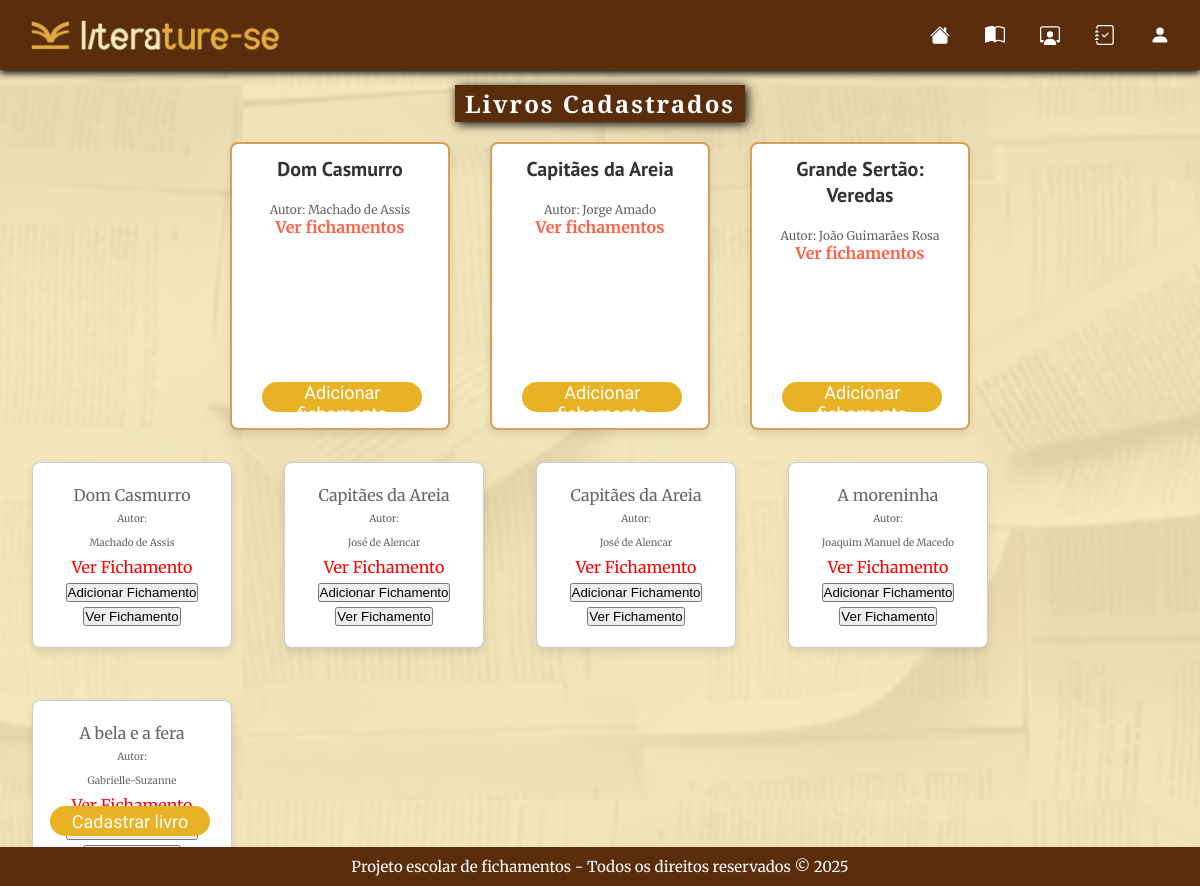
The app's page /PTT/PROJETO/livros_atualizado.php with its own data.
### tables this page shows
CREATE TABLE `livro` (
  `id` int NOT NULL AUTO_INCREMENT,
  `livro` varchar(200) NOT NULL,
  `autor` varchar(45) NOT NULL,
  PRIMARY KEY (`id`)
);

### PTT/PROJETO/livros_atualizado.php (the view, shortened to what this page needs)
<?php
include_once('config.php');
$sql = "SELECT * FROM livro";
$result = $conexao->query($sql);
?>
<!DOCTYPE html>
<html lang="pt-BR">
<head>
  <link rel="stylesheet" href="CSS/style.css" />
  <link rel="stylesheet" href="CSS/livros.css" />
</head>
<body>
  <header>
    <div class="logo">
      <img src="IMG/logo-litera-Photoroom.png" alt="" width="250px" height="30px">
    </div>
  </header>
  <nav class="menu-desktop">
    <ul>
      <li>
        <a href="index.html"></a>
      </li>
      <li>
        <a href="livros.html"></a>
      </li>
      <li>
        <a href="turmas.html"></a>
      </li>
      <li>
        <a href="desafios.html"></a>
      </li>
      <li>
        <a href="login.html"><svg xmlns="http://www.w3.org/2000/svg" width="20" height="20" fill="currentColor"
            class="bi bi-person-fill" viewBox="0 0 16 16">
            <path d="M3 14s-1 0-1-1 1-4 6-4 6 3 6 4-1 1-1 1zm5-6a3 3 0 1 0 0-6 3 3 0 0 0 0 6" />
          </svg></a>
      </li>
    </ul>
  </nav>
  <div class="corp-title">
    <h2 class="title">Livros Cadastrados</h2>
  </div>
  <div class="sectionclass">
    <section class="livros-lista">
      <div class="livro-item">
        <h3>Dom Casmurro</h3>
        <p class="nome-autor">Autor: Machado de Assis</p>
        <a class="ver-fichamentos" href="fichamentos-livro.html">Ver fichamentos</a>
        <a href="adicionar-fichamento.html">
          <div class="btnZ">
            <button class="button" type="submit">Adicionar fichamento</button>
          </div>
        </a>
      </div>
      <div class="livro-item">
        <h3>Capitães da Areia</h3>
        <p class="nome-autor">Autor: Jorge Amado</p>
        <a class="ver-fichamentos" href="fichamentos-livro.html">Ver fichamentos</a>
        <a href="adicionar-fichamento.html">
          <div class="btnZ">
            <button class="button" type="submit">Adicionar fichamento</button>
          </div>
        </a>
      </div>
      <div class="livro-item">
        <h3>Grande Sertão: Veredas</h3>
        <p class="nome-autor">Autor: João Guimarães Rosa</p>
        <a class="ver-fichamentos" href="fichamentos-livro.html">Ver fichamentos</a>
        <a href="adicionar-fichamento.html">
          <div class="btnZ">
            <button class="button" type="submit">Adicionar fichamento</button>
          </div>
        </a>
      </div>
    </section>
  </div>
  <div class="container">
    <?php while ($row = $result->fetch_assoc()): ?>
      <div class="caixa">
        <?php echo htmlspecialchars($row['livro']); ?>
        <p class="autor">Autor:</p>
        <?php
        echo "<div class = nome_autor>";
        echo htmlspecialchars($row['autor']);
        echo "</div>";
        ?>
        <form action="adicionar-fichamento1.php" method="post" style="display:inline;">
          <a class="link_fichamento" href="fichamentos-livro.php">Ver Fichamento</a>
          <button type="submit" class="button">Adicionar Fichamento</button>
        </form>
        <form action="fichamentos-livro.php" method="post" style="display:inline;">
          <button type="submit" class="button">Ver Fichamento</button>
        </form>
      </div>
    <?php endwhile; ?>
  </div>
  <div class="btnx">
    <a href="cadastro-livro.html"><button class="button" type="submit">Cadastrar livro</button>
    </a>
  </div>
  <footer>
    <p>
      Projeto escolar de fichamentos - Todos os direitos reservados © 2025
    </p>
  </footer>
</body>
</html>

### PTT/PROJETO/CSS/style.css (style rules this page uses)
* { margin: 0%; padding: 0%; }
.menu-desktop { display: flex; justify-content: flex-end; align-items: flex-start; gap: 40px; flex: 1; margin-top: -50px; margin-right: 30px; }
.menu-desktop ul { list-style: none; display: flex; gap: 35px; }
.menu-desktop li a { display: flex; align-items: center; gap: 8px; color: #fff; font-size: 18px; text-decoration: none; font-weight: bold; transition: color 0.3s; }
.menu-desktop svg { fill: #fff; margin-top: 5px; transition: fill 0.3s; }
body { background-image: url(/PTT/PROJETO/IMG/fundo-litera.jpeg); background-repeat: repeat; background-size: cover; color: #4b3a31; height: 100vh; }
header { background-color: #5a2d0c; padding: 20px; display: grid; justify-content: space-between; align-items: center; box-shadow: 0px 3px 7px black; }
.logo { display: flex; margin-left: 10px; }
nav ul { list-style: none; display: flex; gap: 35px; }
nav a { color: #fff; text-decoration: none; font-weight: bold; font-size: 18px; }
.livros-lista, .fichamentos-lista { margin-top: 100px; }
.corp-title, .corp-theme-carrossel { margin-top: 40px; display: grid; justify-content: center; }
.corp-title .title, .theme-carrossel, .login-corp, .cadastro-corp { font-family: "Playfair Display", sans-serif; letter-spacing: 2px; color: #fff; background-color: #5a2d0c; box-shadow: black 2px 2px 10px; padding: 2px 10px; }
.livro-item, .turma-item, .fichamento-item, .desafio-item { background-color: #fff8e1; padding: 10px; border-radius: 10px; box-shadow: 0 4px 10px rgba(0, 0, 0, 0.1); width: 250px; text-align: center; border: 2px solid #d3a15c; }
.livro-item h3, .turma-item h3, .fichamento-item h3, .desafio-item h3 { font-size: 20px; margin-bottom: 10px; font-family: "PT Sans", sans-serif; color: #4b3a31; }
.livro-item a, .turma-item a, .fichamento-item a, .desafio-item a { color: #6a4e23; font-weight: bold; text-decoration: none; font-size: 16px; }
footer { background-color: #5a2d0c; color: #fff; text-align: center; position: fixed; bottom: 0; width: 100%; z-index: 10; padding: 10px; font-size: 15px; }
a { color: #6a4e23; text-decoration: none; }

### PTT/PROJETO/CSS/livros.css (style rules this page uses)
* { margin: 0; padding: 0; box-sizing: border-box; }
body { font-family: 'Merriweather', serif; background-color: #f6dfcd; }
.menu-desktop ul li a { color: white; text-decoration: none; font-size: 18px; }
.livros-lista { display: flex; justify-content: center; gap: 40px; margin-top: 20px; }
.livro-item { position: relative; background-color: #FFF; padding: 12px; border-radius: 8px; box-shadow: 0 4px 8px rgba(0, 0, 0, 0.1); height: 18rem; width: 220px; text-align: center; }
.livro-item h3 { font-size: 20px; margin-bottom: 20px; color: #333; }
.livro-item p { color: #666; }
.livro-item a { color: #FF6347; font-weight: bold; text-decoration: none; }
.btnx { position: fixed; bottom: 0; width: 100%; z-index: 200; padding: 50px; }
.btnx button { font-family: "Koulen"; font-size: 18px; color: #fff; background-color: #e9b124; border-radius: 20px; border: none; height: 30px; width: 20vh; transition: .2s; }
.nome-autor { font-size: 12px; }
.btnZ button { margin-left: 1.9rem; position: absolute; left: 0; bottom: 0; margin-bottom: 1rem; margin-top: 10px; font-family: "Koulen"; font-size: 18px; color: #fff; background-color: #e9b124; border-radius: 20px; border: none; height: 30px; width: 20vh; transition: .2s; }
.ver-fichamentos { display: flex; justify-content: center; align-items: center; }

### PTT/PROJETO/livros_atualizado.php (style rules this page uses)
.container { display: flex; gap: 20px; flex-wrap: wrap; }
.caixa { border: 1px solid #ccc; padding: 20px; width: 200px; box-shadow: 0 4px 8px rgba(0, 0, 0, 0.1); color: #666; text-align: center; line-height: 1.5rem; margin-left: 2rem; margin-top: 2rem; border-radius: 8px; background-color: #FFF; }
.link_fichamento { color: red; }
.autor { font-size: 10px; }
.nome_autor { font-size: 10px; }

### records on screen
livro: livro "Dom Casmurro", autor "Machado de Assis"
livro: livro "Capitães da Areia", autor "José de Alencar"
livro: livro "Capitães da Areia", autor "José de Alencar"
livro: livro "A moreninha", autor "Joaquim Manuel de Macedo"
livro: livro "A bela e a fera", autor "Gabrielle-Suzanne"
